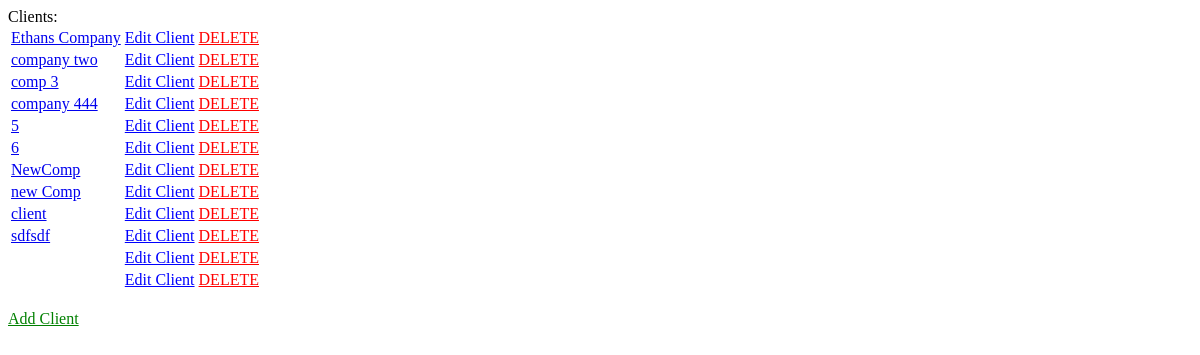
The app's page /GILTI/, older data.
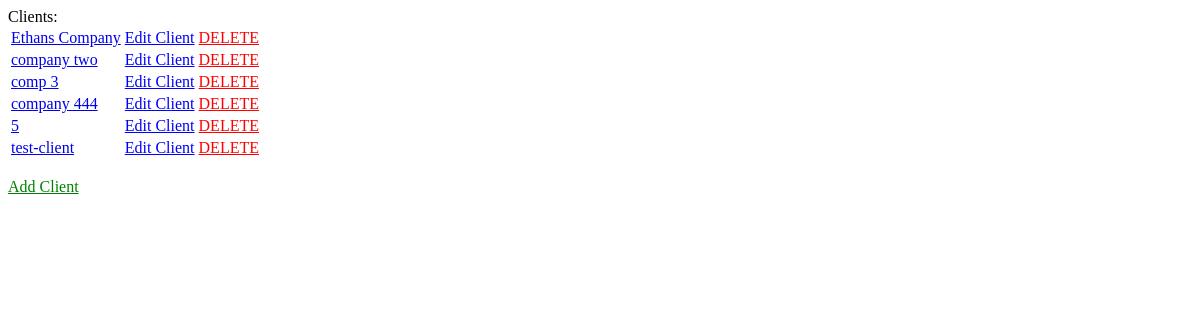
The same page, newer data.
### GILTI/models.py (models this page shows, shortened)
class Client(models.Model):
    id = models.AutoField(primary_key=True)
    name = models.CharField(max_length=30)
    year_end = models.DateField(blank=True, default=datetime.date.today)
    exp_alloc = models.FloatField(default=0)
    US_Rate = models.FloatField(default=0)
    tax_inc = models.FloatField(default=0)
    def __str__(self):
        return self.name

### GILTI/views.py (the view)
# urls.py: path('', views.ClientView.as_view(), name='clientview'),
class ClientView(generic.ListView):
    template_name = 'GILTI/clientview.html'
    def get_queryset(self):
        client_list = Client.objects.all()
        return client_list

### GILTI/templates/GILTI/clientview.html (shortened to what this page needs)
<div>
<table>
{% for client in client_list %}
    <div>
        <tr>
        <td><a href='{% url "GILTI:subdetail" client.id %}'>{{client}}</a></td>
        <td><a href='{% url "GILTI:updateclient" client.id %}' style="color: blue;">Edit Client</a></td>
        <td><a href='{% url "GILTI:clientdelete" client.id %}' style="color: red;">DELETE</a></td>
        </tr>
    </div>
{% endfor %}
</table>
<br>
<a href='{% url "GILTI:createclient" %}' style="color: green;">Add Client</a>

Row changes from the older to the newer data that the page shows:
removed Client: name "NewComp"
removed Client: name "new Comp"
removed Client: name "client"
removed Client: name "sdfsdf"
changed Client: name "6" → "test-client"
